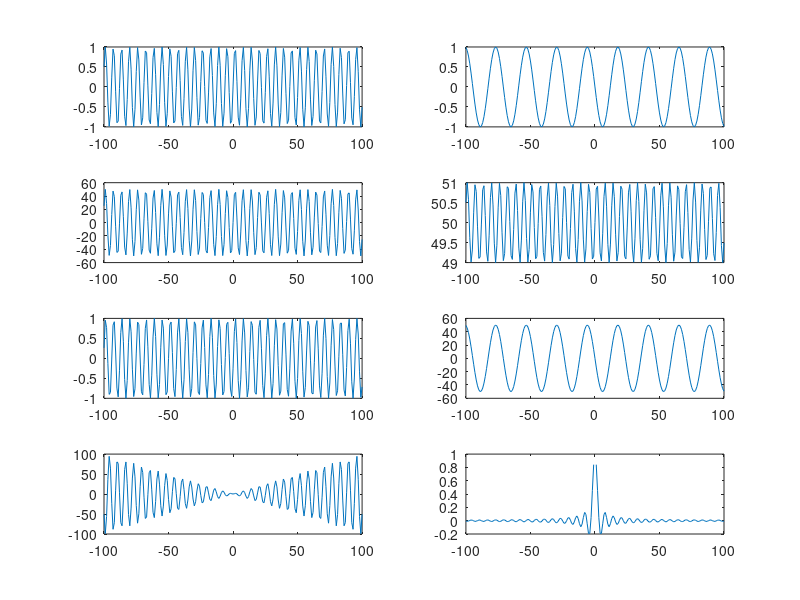
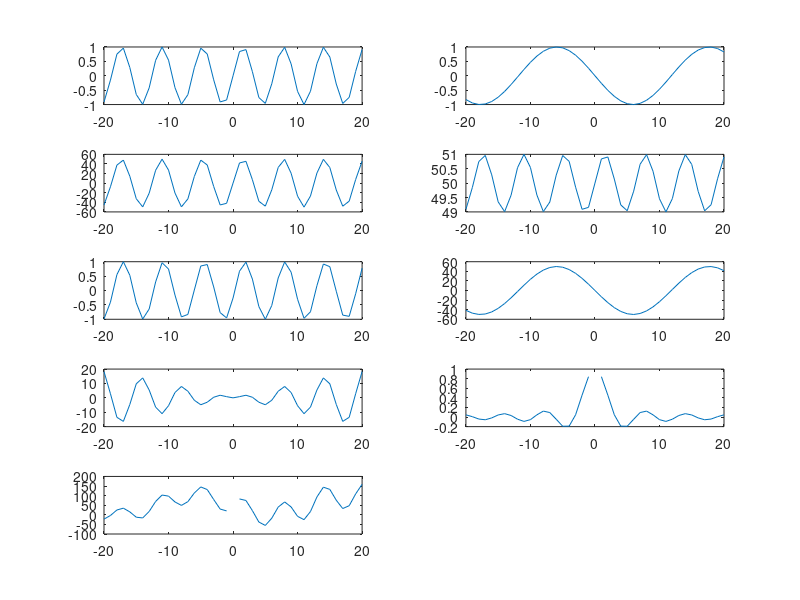
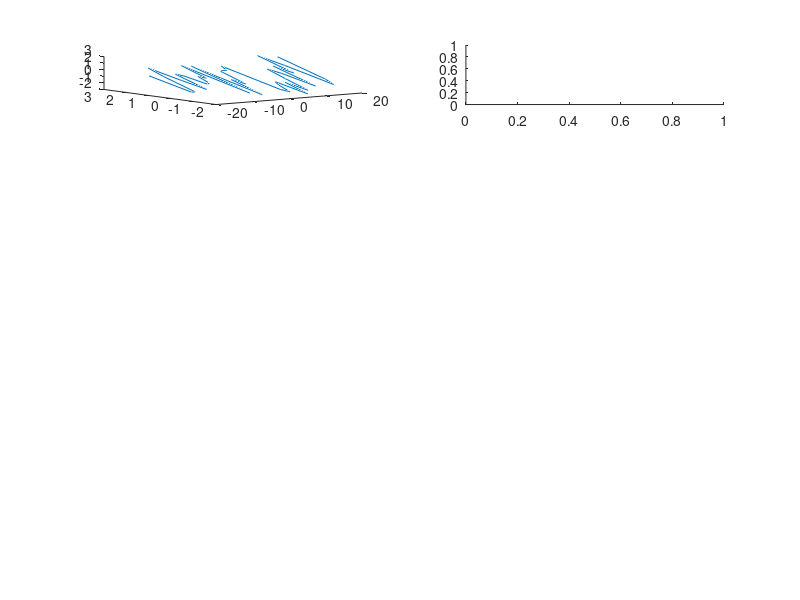

These charts were generated, in order, by the following MATLAB code: (Note: this script raises an error after producing the figures.)
%Problem 1
figure;
x = -100:100;
subplot(4,2,1);
y1= sin(x);
plot(x,y1);

subplot(4,2,2);
y2= sin(50*x);
plot(x,y2);

subplot(4,2,3);
y3= 50*sin(x);
plot(x,y3);

subplot(4,2,4);
y4= sin(x)+50;
plot(x,y4);

subplot(4,2,5);
y5= sin(x+50);
plot(x,y5);

subplot(4,2,6);
y6= 50.*sin(50*x);
plot(x,y6);

subplot(4,2,7);
y7= x.*sin(x);
plot(x,y7);

subplot(4,2,8);
y8= sin(x)./x;
plot(x,y8);

%Problem 2
figure;
x = -20:20;

subplot(5,2,1);
y1= sin(x);
plot(x,y1);

subplot(5,2,2);
y2= sin(50*x);
plot(x,y2);

subplot(5,2,3);
y3= 50*sin(x);
plot(x,y3);

subplot(5,2,4);
y4= sin(x)+50;
plot(x,y4);

subplot(5,2,5);
y5= sin(x+50);
plot(x,y5);

subplot(5,2,6);
y6= 50.*sin(50*x);
plot(x,y6);

subplot(5,2,7);
y7= x.*sin(x);
plot(x,y7);

subplot(5,2,8);
y8= sin(x)./x;
plot(x,y8);

subplot(5,2,9);
y9= y1+y2+y3+y4+y5+y6+y7+y8;
plot(x,y9);

%Problem 3
figure;
z=randn(41,1);

subplot(5,2,1);
y10= z;
plot3(x,y10,z);

subplot(5,2,2);
y11= x+z;
plot3(x,y11,z);

subplot(5,2,3);
y12= z*sin(x);
plot3(x,y12,z);

subplot(5,2,4);
y13= z.*sin(x);
plot3(x,y13,z);

subplot(5,2,5);
y14= x.*sin(z);
plot3(x,y14,z);

subplot(5,2,6);
y15= sin(x+z);
plot3(x,y15,z);

subplot(5,2,7);
y16= z.*sin(50*x);
plot3(x,y16,z);

subplot(5,2,8);
y17= sin(x+50*z);
plot3(x,y17,z);

subplot(5,2,9);
y18= sin(x)./z;
plot3(x,y18,z);

subplot(5,2,10);
y19= y11+y12+y13+y14+y15+y16+y17+y18;
plot3(x,y19,z);

%Problem 4
figure;
z=rand(41,1);

subplot(5,2,1);
y20= z;
plot3(x,y20,z);

subplot(5,2,2);
y21= x+z;
plot3(x,y21,z);

subplot(5,2,3);
y22= z*sin(x);
plot3(x,y22,z);

subplot(5,2,4);
y23= z.*sin(x);
plot3(x,y23,z);

subplot(5,2,5);
y24= x.*sin(z);
plot3(x,y24,z);

subplot(5,2,6);
y25= sin(x+z);
plot3(x,y25,z);

subplot(5,2,7);
y26= z.*sin(50*x);
plot3(x,y26,z);

subplot(5,2,8);
y27= sin(x+50*z);
plot3(x,y27,z);

subplot(5,2,9);
y28= sin(x)./z;
plot3(x,y28,z);

subplot(5,2,10);
y29= y21+y22+y23+y24+y25+y26+y27+y28;
plot3(x,y29,z);

%Problem 5
figure;
r1 = 1.*randn(10000,1) + 0;
r2 = 2.*randn(10000,1) + 0;
r3 = 4.*randn(10000,1) + 0;
r4 = 16.*randn(10000,1) + 0;
subplot(2,2,1);
hist(r1);
subplot(2,2,2);
hist(r2);
subplot(2,2,3);
hist(r3);
subplot(2,2,4);
hist(r4);

%Problem 6
figure;
r6 = 1.*randn(10000,1) + 10;
r7 = 2.*randn(10000,1) + 20;
r8 = 1.*randn(10000,1) - 10;
r9 = 2.*randn(10000,1) - 20;
subplot(2,2,1);
hist(r6);
subplot(2,2,2);
hist(r7);
subplot(2,2,3);
hist(r8);
subplot(2,2,4);
hist(r9);

%Problem 7
figure;
r11 = 1.*((rand(10000,1)-0.5).*sqrt(12)) + 0;
r21 = 2.*((rand(10000,1)-0.5).*sqrt(12)) + 0;
r31 = 4.*((rand(10000,1)-0.5).*sqrt(12)) +0 ;
r41 = 16.*((rand(10000,1)-0.5).*sqrt(12)) + 0;
var(r11);
subplot(2,2,1);
hist(r11);
subplot(2,2,2);
hist(r21);
subplot(2,2,3);
hist(r31);
subplot(2,2,4);
hist(r41);

%Problem 8
figure;
r61 = 1.*((rand(10000,1)-0.5).*sqrt(12)) + 10;
r71 = 2.*((rand(10000,1)-0.5).*sqrt(12)) + 20;
r81 = 1.*((rand(10000,1)-0.5).*sqrt(12)) - 10;
r91 = 2.*((rand(10000,1)-0.5).*sqrt(12)) - 20;
subplot(2,2,1);
hist(r61);
subplot(2,2,2);
hist(r71);
subplot(2,2,3);
hist(r81);
subplot(2,2,4);
hist(r91);
